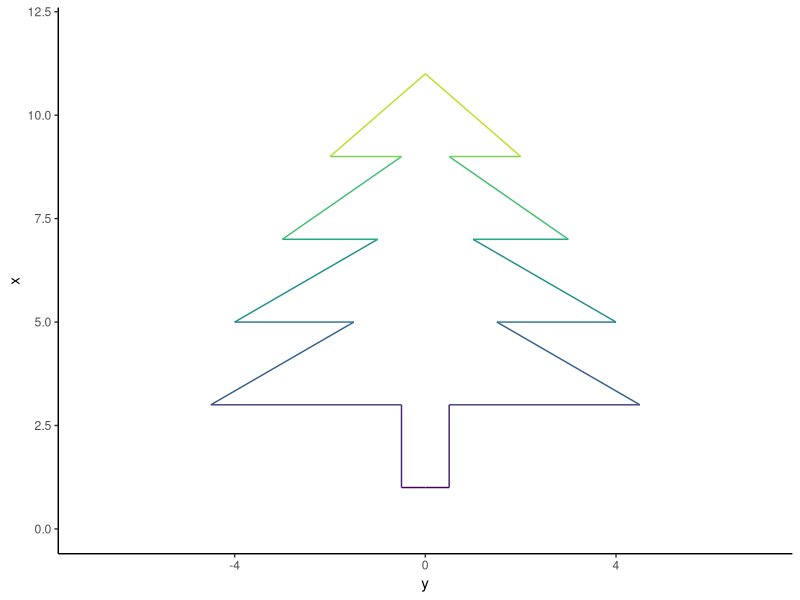

Reproduce this figure in R.
library(ggplot2)
library(dplyr)
library(gganimate)

y = c(0,0,
      0.5, -0.5,
      0.5, -0.5,
      4.5, -4.5,
      1.5, -1.5,
      4, -4,
      1,-1,
      3, -3,
      0.5, -0.5,
      2, -2,
      0,0)
x = c(1, 1,
      1,1,
      3,3,
      3, 3,
      5, 5,
      5,5,
      7,7,
      7,7,
      9,9,
      9,9,
      11,11)
index = c(0,0,1,1,2,2,3,3,4,4,5,5,6,6,7,7,8,8,9,9,10,10)
fact = c(0,1,0,1,0,1,0,1,0,1,0,1,0,1,0,1,0,1,0,1,0,1)

data = data.frame(x, y, index, fact)
data

p <- ggplot(
  data,
  aes(y, x, group = fact, col = factor((index)))
) +
  theme(panel.grid.major = element_blank(), panel.grid.minor = element_blank(),
        legend.position = "none",
        panel.background = element_blank(), axis.line = element_line(colour = "black"))+
  geom_path() +
  scale_color_viridis_d() +
  xlim(-7,7)+
  ylim(0,12)
  
p
# p +geom_point(shape = 8)+ transition_reveal(index)
